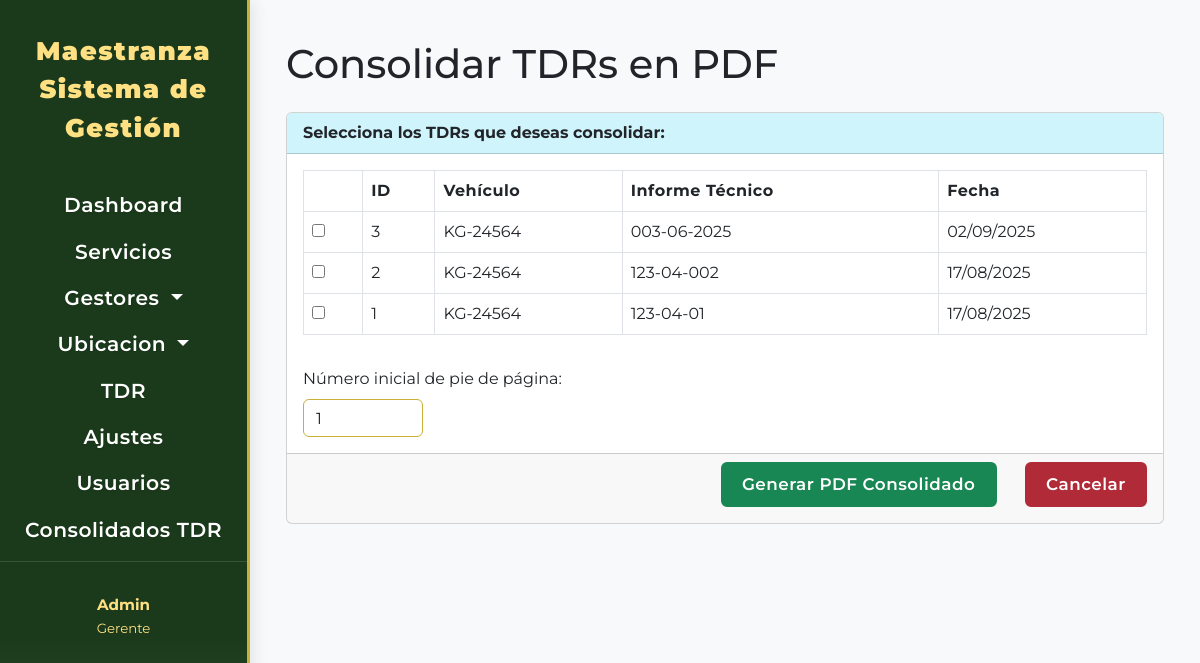
/tdr/consolidados/crear, run on the app's committed database.
### tdr/models.py (models this page shows, shortened)
class Requerimiento(models.Model):
    vehiculo = models.ForeignKey(
        Vehiculo,
        on_delete=models.CASCADE,
        related_name='requerimientos',
        verbose_name="Vehículo del Requerimiento"
    )
    fecha_creacion = models.DateTimeField(
        auto_now_add=True,
        verbose_name="Fecha de Creación del TDR",
        db_index=True
    )
    informe_tecnico_nro = models.CharField(
        unique=True,
        max_length=50,
        blank=True,
        null=True,
        verbose_name="Nº Informe Técnico"
    )
    servicios_propuestos = models.ManyToManyField(
        DescripcionServicio,
        through='RequerimientoDescripcionDetalle',
        related_name='requerimientos_asociados_servicio',
        verbose_name="Servicios Propuestos en TDR"
    )
    piezas_propuestas = models.ManyToManyField(
        PiezaTDR,
        through='RequerimientoPiezaDetalle',
        related_name='en_requerimientos',
        verbose_name="Piezas Propuestas en TDR"
    )
    class Meta:
        verbose_name = "Requerimiento TDR"
        verbose_name_plural = "Requerimientos TDRs"
        ordering = ['-fecha_creacion']

### vehiculo/models.py (models this page shows, shortened)
class Vehiculo(models.Model):
    placa_int = models.CharField(
        max_length=8,
        unique=True,
        verbose_name="Placa Interna"
    )
    placa_rod = models.CharField(
        max_length=8,
        unique=True,
        verbose_name="Placa Rodaje"
    )
    vin = models.CharField(
        max_length= 20,
        unique=True,
        verbose_name= 'N° de serie'
    )
    num_motor = models.CharField(
        max_length= 25,
        verbose_name= 'N° de motor'
    )
    marca = models.CharField(
        max_length=50,
        verbose_name="Marca"
    )
    modelo = models.CharField(
        max_length=50,
        verbose_name="Modelo"
    )
    anio = models.PositiveIntegerField(
        verbose_name="Año"
    )
    tipo = models.CharField(
        max_length=30,
        choices=TIPOS_VEHICULO_CHOICES,
        default='Sedan',
        verbose_name='Tipo'
    )
    kilometraje = models.DecimalField(
        max_digits= 18,
        decimal_places=1,
        blank=False,
        null=False,
        verbose_name="Kilometraje"
    )
    estado_vehi = models.CharField(
        max_length=30,
        choices=ESTADOS_VEHICULO_CHOICES,
        default='OPERATIVO',
        verbose_name='Estado del vehículo'
    )
    estado_odo = models.CharField(
        max_length=30,
        choices=ESTADOS_ODOMETRO_VEHICULO_CHOICES,
        default='OPERATIVO',
        verbose_name='Estado del odometro'
    )
    fecha_adquisicion = models.DateTimeField(
        blank=True,
        null= True,
        verbose_name= 'Fecha de adquisición'
    )
    tipo_combustible = models.CharField(
        max_length=20,
        choices=TIPO_COMBUSTIBLE_CHOICES,
        default='Gasolina',
        verbose_name="Tipo de Combustible"
    )
    funcion = models.CharField(
        max_length=30,
        choices=FUNCION_VEHICULO_CHOICES,
        default='ADMINISTRATIVO',
        verbose_name='Función policial'
    )
    valor = models.DecimalField(
        max_digits= 18,
        decimal_places=2,
        blank=True,
        null=True,
        verbose_name="Valor"
    )
    subunidad = models.ForeignKey(
        SubUnidad,
        on_delete= models.CASCADE,
        verbose_name= 'Sub Unidad Asignada'
    )
    created = models.DateTimeField(
        auto_now_add=True,
        editable=True
    )
    class Meta:
        verbose_name = "Vehículo"
        verbose_name_plural = "Vehículos"
        ordering = ['created']
    def __str__(self):
        return self.placa_int

### tdr/views.py (the view)
# urls.py: path('consolidados/crear', views.consolidado_tdr_seleccion, name='consolidado_tdr_seleccion'),
def consolidado_tdr_seleccion(request):
    requerimientos = Requerimiento.objects.all().select_related('vehiculo').order_by('-fecha_creacion')
    paginator = Paginator(requerimientos, 20)
    page = request.GET.get('page')
    requerimientos_page = paginator.get_page(page)
    return render(request, 'requerimiento/consolidado.html', {
        'requerimientos': requerimientos_page,
    })

### templates/requerimiento/consolidado.html (shortened to what this page needs)
{% extends "components/formulario.html" %}
{% load static %}
{% block formulario %}
<h1 class="mb-4">Consolidar TDRs en PDF</h1>
<form id="consolidadoForm" method="get" action="{% url 'generar_consolidado_tdr_pdf' %}">
    <div class="card mb-4">
        <div class="card-header bg-info-subtle fw-bold">
            Selecciona los TDRs que deseas consolidar:
        </div>
        <div class="card-body">
            <div class="table-responsive">
                <table class="table table-bordered table-hover">
                    <thead>
                        <tr>
                            <th></th>
                            <th>ID</th>
                            <th>Vehículo</th>
                            <th>Informe Técnico</th>
                            <th>Fecha</th>
                        </tr>
                    </thead>
                    <tbody>
                        {% for tdr in requerimientos %}
                        <tr>
                            <td>
                                <input type="checkbox" name="ids" value="{{ tdr.id }}">
                            </td>
                            <td>{{ tdr.id }}</td>
                            <td>{{ tdr.vehiculo }}</td>
                            <td>{{ tdr.informe_tecnico_nro }}</td>
                            <td>{{ tdr.fecha_creacion|date:"d/m/Y" }}</td>
                        </tr>
                        {% endfor %}
                    </tbody>
                </table>
            </div>
            <div class="mt-3">
                <label for="start_page" class="form-label">Número inicial de pie de página:</label>
                <input type="number" name="start_page" id="start_page" class="form-control" value="1" min="1" style="max-width: 120px;">
            </div>
        </div>
        <div class="card-footer text-end">
            <button type="submit" class="btn btn-success">
                 Generar PDF Consolidado
            </button>
            <a class="btn btn-danger ms-4" href="{% url 'lista_consolidados' %}">Cancelar</a>
        </div>
    </div>
</form>
{% endblock %}

### static/css/base1.css (style rules this page uses)
:root { --Primary-color: #1B3A1B; --Secondary-color: #2E5939; --Accent-color: #C9B037; --Text-color: #fff; --Sidebar-bg: #1B3A1B; --Sidebar-active: #C9B037; --Sidebar-hover: #2E5939; --Table-header-bg: #2E5939; --Table-header-text: #fff; --Table-row-hover: #e9f5e1; --Button-primary: #1B3A1B; --Button-primary-hover: #2E5939; --Button-danger: #b02a37; --Button-danger-hover: #7a1d25; --Button-secondary: #495057; --Button-secondary-hover: #343a40; --Input-border: #C9B037; --Input-focus: #2E5939; --sidebar-width-bs5: 250px; --sidebar-bg-mobile: rgba(27,58,27,0.97); }
body, .sidebar-bs5, .main-content-wrapper-bs5 { font-family: 'Montserrat', Arial, Helvetica, sans-serif; }
.btn { border-radius: 0.375rem !important; font-weight: 600 !important; font-size: 1.05rem !important; letter-spacing: 0.5px; padding: 0.5rem 1.2rem !important; box-shadow: none !important; border-width: 2px !important; margin-bottom: 0.5rem; white-space: normal; }
.btn-danger { background-color: var(--Button-danger); border-color: var(--Button-danger); color: #fff; font-weight: 600; letter-spacing: 0.5px; }
.form-control, .select2-container--default .select2-selection--single { border: 1.5px solid var(--Input-border) !important; border-radius: 0.375rem; background-color: #fff; color: #222; height: 38px !important; box-shadow: none; }
.table thead { background-color: var(--Table-header-bg); color: var(--Table-header-text); }
.table th, .table td { vertical-align: middle !important; }
.table th { font-weight: bold; letter-spacing: 0.5px; }
.table-responsive { overflow-x: auto; }

### data on the page
Requerimiento: id "3", vehiculo "KG-24564", informe_tecnico_nro "003-06-2025", fecha_creacion "02/09/2025"
Requerimiento: id "2", vehiculo "KG-24564", informe_tecnico_nro "123-04-002", fecha_creacion "17/08/2025"
Requerimiento: id "1", vehiculo "KG-24564", informe_tecnico_nro "123-04-01", fecha_creacion "17/08/2025"
